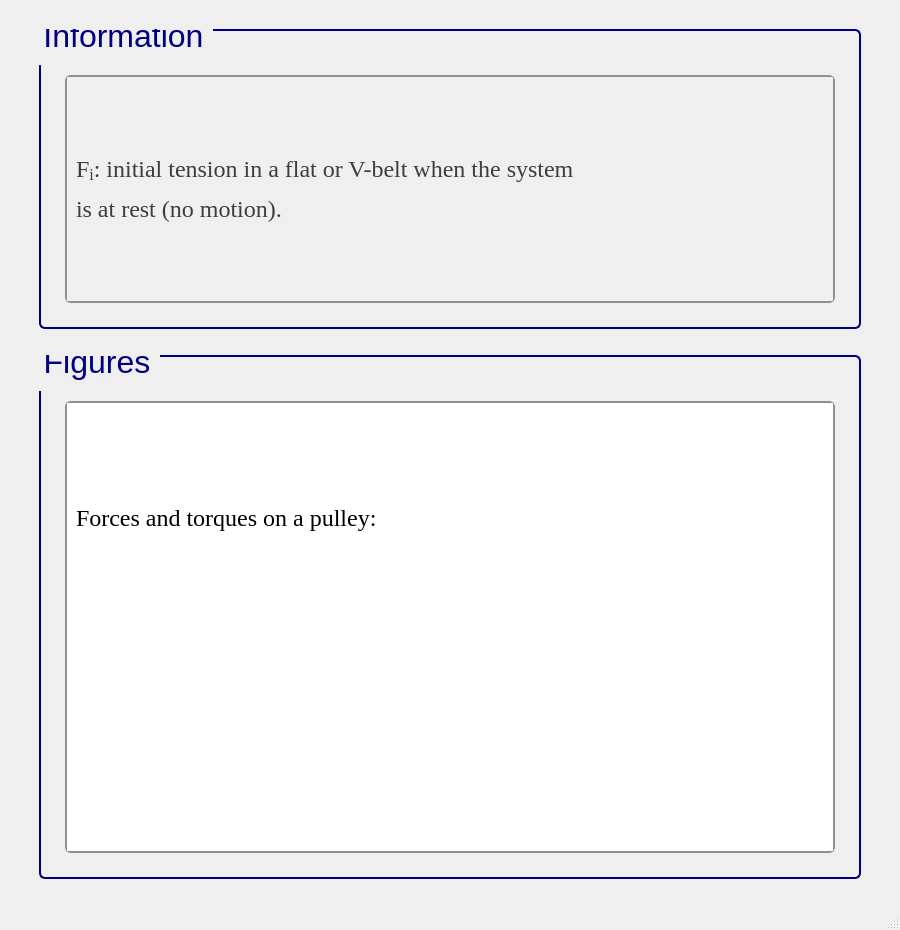
<?xml version="1.0" encoding="UTF-8"?>
<ui version="4.0">
 <class>MainWindow</class>
 <widget class="QMainWindow" name="MainWindow">
  <property name="geometry">
   <rect>
    <x>0</x>
    <y>0</y>
    <width>900</width>
    <height>930</height>
   </rect>
  </property>
  <property name="sizePolicy">
   <sizepolicy hsizetype="Fixed" vsizetype="Fixed">
    <horstretch>0</horstretch>
    <verstretch>0</verstretch>
   </sizepolicy>
  </property>
  <property name="minimumSize">
   <size>
    <width>900</width>
    <height>930</height>
   </size>
  </property>
  <property name="maximumSize">
   <size>
    <width>900</width>
    <height>930</height>
   </size>
  </property>
  <property name="windowTitle">
   <string>MainWindow</string>
  </property>
  <widget class="QWidget" name="centralwidget">
   <layout class="QGridLayout" name="gridLayout">
    <item row="4" column="1">
     <spacer name="verticalSpacer_22">
      <property name="orientation">
       <enum>Qt::Vertical</enum>
      </property>
      <property name="sizeType">
       <enum>QSizePolicy::Fixed</enum>
      </property>
      <property name="sizeHint" stdset="0">
       <size>
        <width>20</width>
        <height>20</height>
       </size>
      </property>
     </spacer>
    </item>
    <item row="3" column="0">
     <spacer name="verticalSpacer_29">
      <property name="orientation">
       <enum>Qt::Horizontal</enum>
      </property>
      <property name="sizeType">
       <enum>QSizePolicy::Fixed</enum>
      </property>
      <property name="sizeHint" stdset="0">
       <size>
        <width>20</width>
        <height>20</height>
       </size>
      </property>
     </spacer>
    </item>
    <item row="3" column="1">
     <widget class="QGroupBox" name="groupBox_40">
      <property name="sizePolicy">
       <sizepolicy hsizetype="Fixed" vsizetype="Expanding">
        <horstretch>0</horstretch>
        <verstretch>0</verstretch>
       </sizepolicy>
      </property>
      <property name="minimumSize">
       <size>
        <width>822</width>
        <height>300</height>
       </size>
      </property>
      <property name="maximumSize">
       <size>
        <width>822</width>
        <height>16777215</height>
       </size>
      </property>
      <property name="font">
       <font>
        <family>Segoe UI</family>
        <pointsize>24</pointsize>
        <weight>50</weight>
        <italic>false</italic>
        <bold>false</bold>
       </font>
      </property>
      <property name="styleSheet">
       <string notr="true">/* GroupBox styling */
QGroupBox {
    border: 2px solid navy;
    border-radius: 6px;
    background-color: qlineargradient(x1:0, y1:0, x2:0, y2:1,
    stop:0 #f6f7fa, stop:1 #dadbde);
    font: 24pt &quot;Segoe UI&quot;;
    padding: 5px;
    color: black;
}

/* GroupBox title styling */
QGroupBox::title {
    subcontrol-origin: margin;
    subcontrol-position: top left;
    padding-left: 0px;
    padding-right: 5px;
    padding-top: 0px;
    margin-top: -22px;
    color: navy;
    font-weight: bold;
}

/* Make QScrollArea (only within GroupBox) have a white background with correct border */
QGroupBox QScrollArea {
    background-color: white !important;
    border: 2px solid #8f8f91;
    border-radius: 6px;
}

/* Make QScrollArea's viewport white as well */
QGroupBox QScrollArea QWidget {
    background-color: white !important;
}

/* Scrollbar styling inside QScrollArea in QGroupBox */
QGroupBox QScrollArea QScrollBar:vertical, QGroupBox QScrollArea QScrollBar:horizontal {
    background: qlineargradient(x1:0, y1:0, x2:0, y2:1,
    stop:0 #f6f7fa, stop:1 #dadbde);
    border: 2px solid #8f8f91;
    border-radius: 6px;
    width: 14px;
    height: 14px;
    margin: 2px 0 2px 0;
}

/* Remove bottom button of vertical scrollbar */
QGroupBox QScrollArea QScrollBar::add-line:vertical {
    height: 0px;
    width: 0px;
    border: none;
    background: none;
    margin: 0px;
    padding: 0px;
}

/* Scrollbar handle */
QGroupBox QScrollArea QScrollBar::handle:vertical, QGroupBox QScrollArea QScrollBar::handle:horizontal {
    background: qlineargradient(x1:0, y1:0, x2:0, y2:1,
    stop:0 #8f8f91, stop:1 #6f6f71);
    min-height: 20px;
    border-radius: 6px;
    border: 1px solid #6f6f71;
}

QGroupBox QScrollArea QScrollBar::handle:vertical:hover, QGroupBox QScrollArea QScrollBar::handle:horizontal:hover {
    background: qlineargradient(x1:0, y1:0, x2:0, y2:1,
    stop:0 #6f6f71, stop:1 #4f4f51);
    border: 1px solid #4f4f51;
}

/* Scrollbar sub-line buttons */
QGroupBox QScrollArea QScrollBar::sub-line:vertical, QGroupBox QScrollArea QScrollBar::add-line:horizontal, QGroupBox QScrollArea QScrollBar::sub-line:horizontal {
    background: #8f8f91;
    border: none;
    border-radius: 3px;
    height: 14px;
    width: 14px;
    subcontrol-origin: margin;
}

QGroupBox QScrollArea QScrollBar::sub-line:vertical:hover, QGroupBox QScrollArea QScrollBar::add-line:horizontal:hover, QGroupBox QScrollArea QScrollBar::sub-line:horizontal:hover {
    background: #6f6f71;
}

/* Transparent page areas */
QGroupBox QScrollArea QScrollBar::add-page:vertical, QGroupBox QScrollArea QScrollBar::sub-page:vertical,
QGroupBox QScrollArea QScrollBar::add-page:horizontal, QGroupBox QScrollArea QScrollBar::sub-page:horizontal {
    background: transparent;
}
</string>
      </property>
      <property name="title">
       <string>Figures</string>
      </property>
      <layout class="QGridLayout" name="gridLayout_61">
       <item row="1" column="1">
        <widget class="QScrollArea" name="scrollArea">
         <property name="styleSheet">
          <string notr="true">/* GroupBox styling */
QGroupBox {
    border: 2px solid navy;
    border-radius: 6px;
    background-color: qlineargradient(x1:0, y1:0, x2:0, y2:1,
    stop:0 #f6f7fa, stop:1 #dadbde);
    font: 20pt &quot;Segoe UI&quot;;
    padding: 5px;
    color: black;
}

/* GroupBox title styling */
QGroupBox::title {
    subcontrol-origin: margin;
    subcontrol-position: top left;
    padding-left: 0px;
    padding-right: 5px;
    padding-top: 0px;
    margin-top: -20px;
    color: navy;
    font-weight: bold;
}

/* Make QScrollArea (only within GroupBox) have a white background with correct border */
QGroupBox QScrollArea {
    background-color: white !important;
    border: 2px solid #8f8f91;
    border-radius: 6px;
}

/* Make QScrollArea's viewport white as well */
QGroupBox QScrollArea QWidget {
    background-color: white !important;
}

/* Scrollbar styling inside QScrollArea in QGroupBox */
QGroupBox QScrollArea QScrollBar:vertical, QGroupBox QScrollArea QScrollBar:horizontal {
    background: qlineargradient(x1:0, y1:0, x2:0, y2:1,
    stop:0 #f6f7fa, stop:1 #dadbde);
    border: 2px solid #8f8f91;
    border-radius: 6px;
    width: 14px;
    height: 14px;
    margin: 2px 0 2px 0;
}

/* Remove bottom button of vertical scrollbar */
QGroupBox QScrollArea QScrollBar::add-line:vertical {
    height: 0px;
    width: 0px;
    border: none;
    background: none;
    margin: 0px;
    padding: 0px;
}

/* Scrollbar handle */
QGroupBox QScrollArea QScrollBar::handle:vertical, QGroupBox QScrollArea QScrollBar::handle:horizontal {
    background: qlineargradient(x1:0, y1:0, x2:0, y2:1,
    stop:0 #8f8f91, stop:1 #6f6f71);
    min-height: 20px;
    border-radius: 6px;
    border: 1px solid #6f6f71;
}

QGroupBox QScrollArea QScrollBar::handle:vertical:hover, QGroupBox QScrollArea QScrollBar::handle:horizontal:hover {
    background: qlineargradient(x1:0, y1:0, x2:0, y2:1,
    stop:0 #6f6f71, stop:1 #4f4f51);
    border: 1px solid #4f4f51;
}

/* Scrollbar sub-line buttons */
QGroupBox QScrollArea QScrollBar::sub-line:vertical, QGroupBox QScrollArea QScrollBar::add-line:horizontal, QGroupBox QScrollArea QScrollBar::sub-line:horizontal {
    background: #8f8f91;
    border: none;
    border-radius: 3px;
    height: 14px;
    width: 14px;
    subcontrol-origin: margin;
}

QGroupBox QScrollArea QScrollBar::sub-line:vertical:hover, QGroupBox QScrollArea QScrollBar::add-line:horizontal:hover, QGroupBox QScrollArea QScrollBar::sub-line:horizontal:hover {
    background: #6f6f71;
}

/* Transparent page areas */
QGroupBox QScrollArea QScrollBar::add-page:vertical, QGroupBox QScrollArea QScrollBar::sub-page:vertical,
QGroupBox QScrollArea QScrollBar::add-page:horizontal, QGroupBox QScrollArea QScrollBar::sub-page:horizontal {
    background: transparent;
}
</string>
         </property>
         <property name="widgetResizable">
          <bool>true</bool>
         </property>
         <widget class="QWidget" name="scrollAreaWidgetContents">
          <property name="geometry">
           <rect>
            <x>0</x>
            <y>0</y>
            <width>740</width>
            <height>494</height>
           </rect>
          </property>
          <layout class="QGridLayout" name="gridLayout_3">
           <item row="0" column="0">
            <widget class="QLabel" name="label_5">
             <property name="font">
              <font>
               <family>Times New Roman</family>
               <pointsize>18</pointsize>
               <weight>50</weight>
               <bold>false</bold>
              </font>
             </property>
             <property name="cursor">
              <cursorShape>ArrowCursor</cursorShape>
             </property>
             <property name="frameShape">
              <enum>QFrame::NoFrame</enum>
             </property>
             <property name="text">
              <string>&lt;html&gt;&lt;head/&gt;&lt;body&gt;&lt;p&gt;&lt;span style=&quot; color:#000000;&quot;&gt;Forces and torques on a pulley:&lt;/span&gt;&lt;/p&gt;&lt;/body&gt;&lt;/html&gt;</string>
             </property>
            </widget>
           </item>
           <item row="1" column="0">
            <widget class="QLabel" name="label_4">
             <property name="font">
              <font>
               <family>Times New Roman</family>
               <pointsize>18</pointsize>
               <weight>50</weight>
               <bold>false</bold>
              </font>
             </property>
             <property name="cursor">
              <cursorShape>ArrowCursor</cursorShape>
             </property>
             <property name="frameShape">
              <enum>QFrame::NoFrame</enum>
             </property>
             <property name="text">
              <string>&lt;html&gt;&lt;head/&gt;&lt;body&gt;&lt;p&gt;&lt;img src=&quot;:/info/info/force and torque on pulley.png&quot;/&gt;&lt;/p&gt;&lt;/body&gt;&lt;/html&gt;</string>
             </property>
            </widget>
           </item>
          </layout>
         </widget>
        </widget>
       </item>
       <item row="1" column="0">
        <spacer name="verticalSpacer_25">
         <property name="orientation">
          <enum>Qt::Horizontal</enum>
         </property>
         <property name="sizeType">
          <enum>QSizePolicy::Fixed</enum>
         </property>
         <property name="sizeHint" stdset="0">
          <size>
           <width>10</width>
           <height>20</height>
          </size>
         </property>
        </spacer>
       </item>
       <item row="0" column="1">
        <spacer name="verticalSpacer_20">
         <property name="orientation">
          <enum>Qt::Vertical</enum>
         </property>
         <property name="sizeType">
          <enum>QSizePolicy::Fixed</enum>
         </property>
         <property name="sizeHint" stdset="0">
          <size>
           <width>20</width>
           <height>30</height>
          </size>
         </property>
        </spacer>
       </item>
       <item row="2" column="1">
        <spacer name="verticalSpacer_27">
         <property name="orientation">
          <enum>Qt::Vertical</enum>
         </property>
         <property name="sizeType">
          <enum>QSizePolicy::Fixed</enum>
         </property>
         <property name="sizeHint" stdset="0">
          <size>
           <width>10</width>
           <height>10</height>
          </size>
         </property>
        </spacer>
       </item>
       <item row="1" column="2">
        <spacer name="verticalSpacer_26">
         <property name="orientation">
          <enum>Qt::Horizontal</enum>
         </property>
         <property name="sizeType">
          <enum>QSizePolicy::Fixed</enum>
         </property>
         <property name="sizeHint" stdset="0">
          <size>
           <width>10</width>
           <height>20</height>
          </size>
         </property>
        </spacer>
       </item>
      </layout>
     </widget>
    </item>
    <item row="2" column="1">
     <spacer name="verticalSpacer_23">
      <property name="orientation">
       <enum>Qt::Vertical</enum>
      </property>
      <property name="sizeType">
       <enum>QSizePolicy::Fixed</enum>
      </property>
      <property name="sizeHint" stdset="0">
       <size>
        <width>20</width>
        <height>20</height>
       </size>
      </property>
     </spacer>
    </item>
    <item row="0" column="1">
     <spacer name="verticalSpacer_21">
      <property name="orientation">
       <enum>Qt::Vertical</enum>
      </property>
      <property name="sizeType">
       <enum>QSizePolicy::Fixed</enum>
      </property>
      <property name="sizeHint" stdset="0">
       <size>
        <width>20</width>
        <height>20</height>
       </size>
      </property>
     </spacer>
    </item>
    <item row="3" column="2">
     <spacer name="verticalSpacer_24">
      <property name="orientation">
       <enum>Qt::Horizontal</enum>
      </property>
      <property name="sizeType">
       <enum>QSizePolicy::Fixed</enum>
      </property>
      <property name="sizeHint" stdset="0">
       <size>
        <width>20</width>
        <height>20</height>
       </size>
      </property>
     </spacer>
    </item>
    <item row="1" column="1">
     <widget class="QGroupBox" name="groupBox_125">
      <property name="sizePolicy">
       <sizepolicy hsizetype="Fixed" vsizetype="Fixed">
        <horstretch>0</horstretch>
        <verstretch>0</verstretch>
       </sizepolicy>
      </property>
      <property name="minimumSize">
       <size>
        <width>822</width>
        <height>300</height>
       </size>
      </property>
      <property name="maximumSize">
       <size>
        <width>822</width>
        <height>300</height>
       </size>
      </property>
      <property name="font">
       <font>
        <family>Segoe UI</family>
        <pointsize>24</pointsize>
        <weight>50</weight>
        <italic>false</italic>
        <bold>false</bold>
       </font>
      </property>
      <property name="styleSheet">
       <string notr="true">QGroupBox {
    border: 2px solid navy;
    border-radius: 6px;
    background-color: qlineargradient(x1:0, y1:0, x2:0, y2:1,
                                      stop:0 #f6f7fa, stop:1 #dadbde);
    font: 24pt &quot;Segoe UI&quot;;
    padding: 5px; /* add padding inside the group box */
    color: black;
}
QGroupBox::title {
    subcontrol-origin: margin;
    subcontrol-position: top left;
    padding-left: 0px;
    padding-right: 5px;
    padding-top: 0px;
    margin-top: -22px;  /* shift title up */
    color: navy;
    font-weight: bold;
}
</string>
      </property>
      <property name="title">
       <string>Information</string>
      </property>
      <layout class="QGridLayout" name="gridLayout_255">
       <item row="1" column="2">
        <spacer name="verticalSpacer_36">
         <property name="orientation">
          <enum>Qt::Horizontal</enum>
         </property>
         <property name="sizeType">
          <enum>QSizePolicy::Fixed</enum>
         </property>
         <property name="sizeHint" stdset="0">
          <size>
           <width>10</width>
           <height>20</height>
          </size>
         </property>
        </spacer>
       </item>
       <item row="0" column="1">
        <spacer name="verticalSpacer_35">
         <property name="orientation">
          <enum>Qt::Vertical</enum>
         </property>
         <property name="sizeType">
          <enum>QSizePolicy::Fixed</enum>
         </property>
         <property name="sizeHint" stdset="0">
          <size>
           <width>20</width>
           <height>30</height>
          </size>
         </property>
        </spacer>
       </item>
       <item row="1" column="0">
        <spacer name="verticalSpacer_28">
         <property name="orientation">
          <enum>Qt::Horizontal</enum>
         </property>
         <property name="sizeType">
          <enum>QSizePolicy::Fixed</enum>
         </property>
         <property name="sizeHint" stdset="0">
          <size>
           <width>10</width>
           <height>20</height>
          </size>
         </property>
        </spacer>
       </item>
       <item row="2" column="1">
        <spacer name="verticalSpacer_37">
         <property name="orientation">
          <enum>Qt::Vertical</enum>
         </property>
         <property name="sizeType">
          <enum>QSizePolicy::Fixed</enum>
         </property>
         <property name="sizeHint" stdset="0">
          <size>
           <width>10</width>
           <height>10</height>
          </size>
         </property>
        </spacer>
       </item>
       <item row="1" column="1">
        <widget class="QScrollArea" name="scrollArea_43">
         <property name="sizePolicy">
          <sizepolicy hsizetype="Minimum" vsizetype="Minimum">
           <horstretch>0</horstretch>
           <verstretch>0</verstretch>
          </sizepolicy>
         </property>
         <property name="font">
          <font>
           <pointsize>15</pointsize>
          </font>
         </property>
         <property name="styleSheet">
          <string notr="true">QScrollArea {
    background: qlineargradient(x1:0, y1:0, x2:0, y2:1,
                               stop:0 #f6f7fa, stop:1 #dadbde);
    border: 2px solid #8f8f91;
    border-radius: 6px;
}

QScrollArea QScrollBar:vertical, QScrollArea QScrollBar:horizontal {
    background: qlineargradient(x1:0, y1:0, x2:0, y2:1,
                               stop:0 #f6f7fa, stop:1 #dadbde);
    border: 2px solid #8f8f91;
    border-radius: 6px;
    width: 14px;
    height: 14px;
    margin: 2px 0 2px 0;
}

/* Completely remove the bottom button of the vertical scrollbar */
QScrollArea QScrollBar::add-line:vertical {
    height: 0px;
    width: 0px;
    border: none;
    background: none;
    margin: 0px;
    padding: 0px;
}

QScrollArea QScrollBar::handle:vertical, QScrollArea QScrollBar::handle:horizontal {
    background: qlineargradient(x1:0, y1:0, x2:0, y2:1,
                               stop:0 #8f8f91, stop:1 #6f6f71);
    min-height: 20px;
    border-radius: 6px;
    border: 1px solid #6f6f71;
}

QScrollArea QScrollBar::handle:vertical:hover, QScrollArea QScrollBar::handle:horizontal:hover {
    background: qlineargradient(x1:0, y1:0, x2:0, y2:1,
                               stop:0 #6f6f71, stop:1 #4f4f51);
    border: 1px solid #4f4f51;
}

QScrollArea QScrollBar::sub-line:vertical, QScrollArea QScrollBar::add-line:horizontal, QScrollArea QScrollBar::sub-line:horizontal {
    background: #8f8f91;
    border: none;
    border-radius: 3px;
    height: 14px;
    width: 14px;
    subcontrol-origin: margin;
}

QScrollArea QScrollBar::sub-line:vertical:hover, QScrollArea QScrollBar::add-line:horizontal:hover, QScrollArea QScrollBar::sub-line:horizontal:hover {
    background: #6f6f71;
}

QScrollArea QScrollBar::add-page:vertical, QScrollArea QScrollBar::sub-page:vertical,
QScrollArea QScrollBar::add-page:horizontal, QScrollArea QScrollBar::sub-page:horizontal {
    background: transparent;
}
</string>
         </property>
         <property name="verticalScrollBarPolicy">
          <enum>Qt::ScrollBarAsNeeded</enum>
         </property>
         <property name="horizontalScrollBarPolicy">
          <enum>Qt::ScrollBarAsNeeded</enum>
         </property>
         <property name="widgetResizable">
          <bool>true</bool>
         </property>
         <widget class="QWidget" name="scrollAreaWidgetContents_43">
          <property name="geometry">
           <rect>
            <x>0</x>
            <y>0</y>
            <width>754</width>
            <height>212</height>
           </rect>
          </property>
          <layout class="QGridLayout" name="gridLayout_2">
           <item row="0" column="0">
            <widget class="QLabel" name="label_3">
             <property name="font">
              <font>
               <family>Times New Roman</family>
               <pointsize>18</pointsize>
               <weight>50</weight>
               <bold>false</bold>
              </font>
             </property>
             <property name="cursor">
              <cursorShape>ArrowCursor</cursorShape>
             </property>
             <property name="frameShape">
              <enum>QFrame::NoFrame</enum>
             </property>
             <property name="text">
              <string>&lt;html&gt;&lt;head/&gt;&lt;body&gt;&lt;p&gt;&lt;span style=&quot; color:#3d3d3d;&quot;&gt;F&lt;/span&gt;&lt;span style=&quot; color:#3d3d3d; vertical-align:sub;&quot;&gt;i&lt;/span&gt;&lt;span style=&quot; color:#3d3d3d;&quot;&gt;: initial tension in a flat or V-belt when the system&lt;/span&gt;&lt;/p&gt;&lt;p&gt;&lt;span style=&quot; color:#3d3d3d;&quot;&gt;is at rest (no motion).&lt;/span&gt;&lt;/p&gt;&lt;/body&gt;&lt;/html&gt;</string>
             </property>
            </widget>
           </item>
          </layout>
         </widget>
        </widget>
       </item>
      </layout>
     </widget>
    </item>
   </layout>
  </widget>
  <widget class="QMenuBar" name="menubar">
   <property name="geometry">
    <rect>
     <x>0</x>
     <y>0</y>
     <width>900</width>
     <height>26</height>
    </rect>
   </property>
  </widget>
  <widget class="QStatusBar" name="statusbar"/>
 </widget>
 <resources>
  <include location="../QtRes/information.qrc"/>
 </resources>
 <connections/>
</ui>
